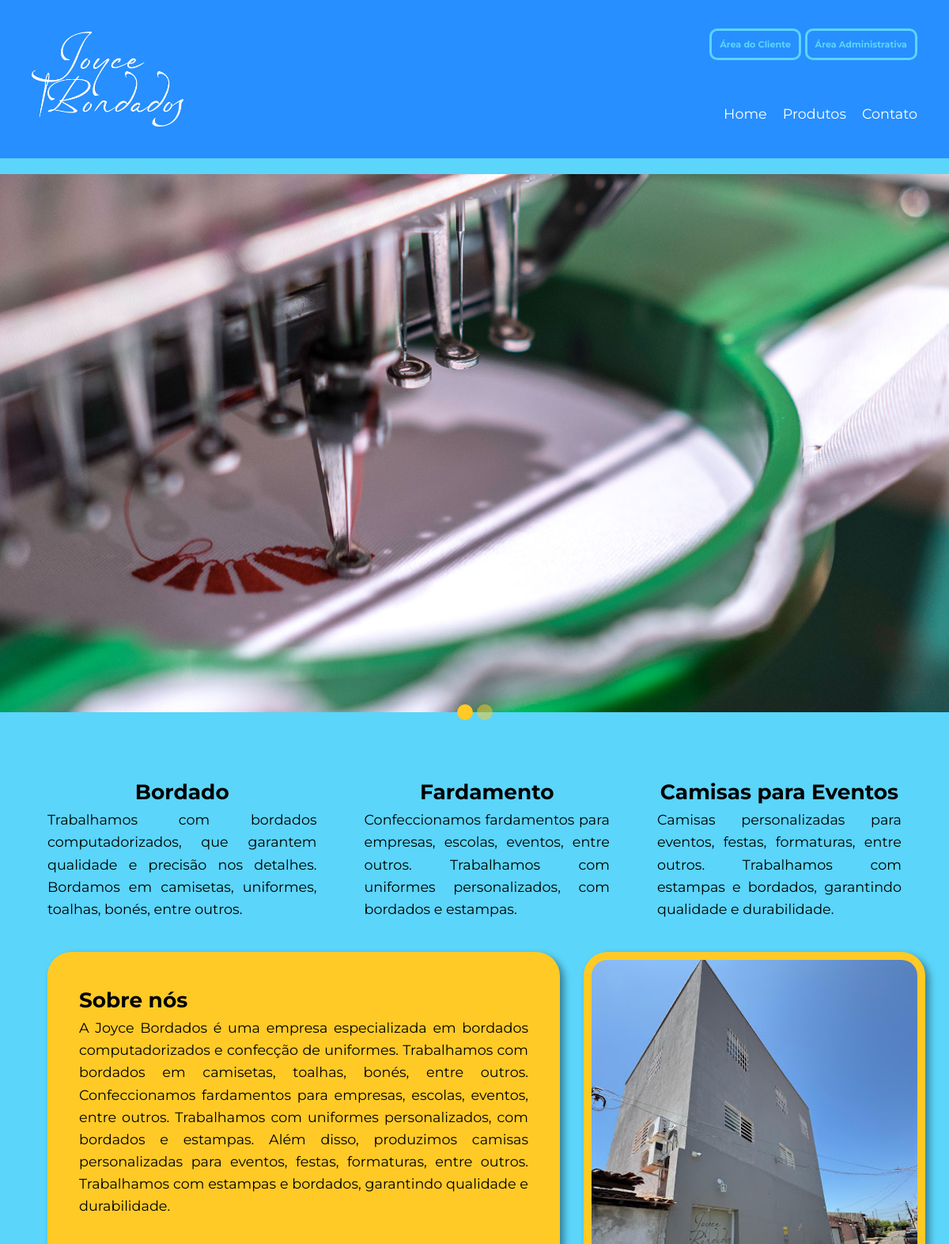
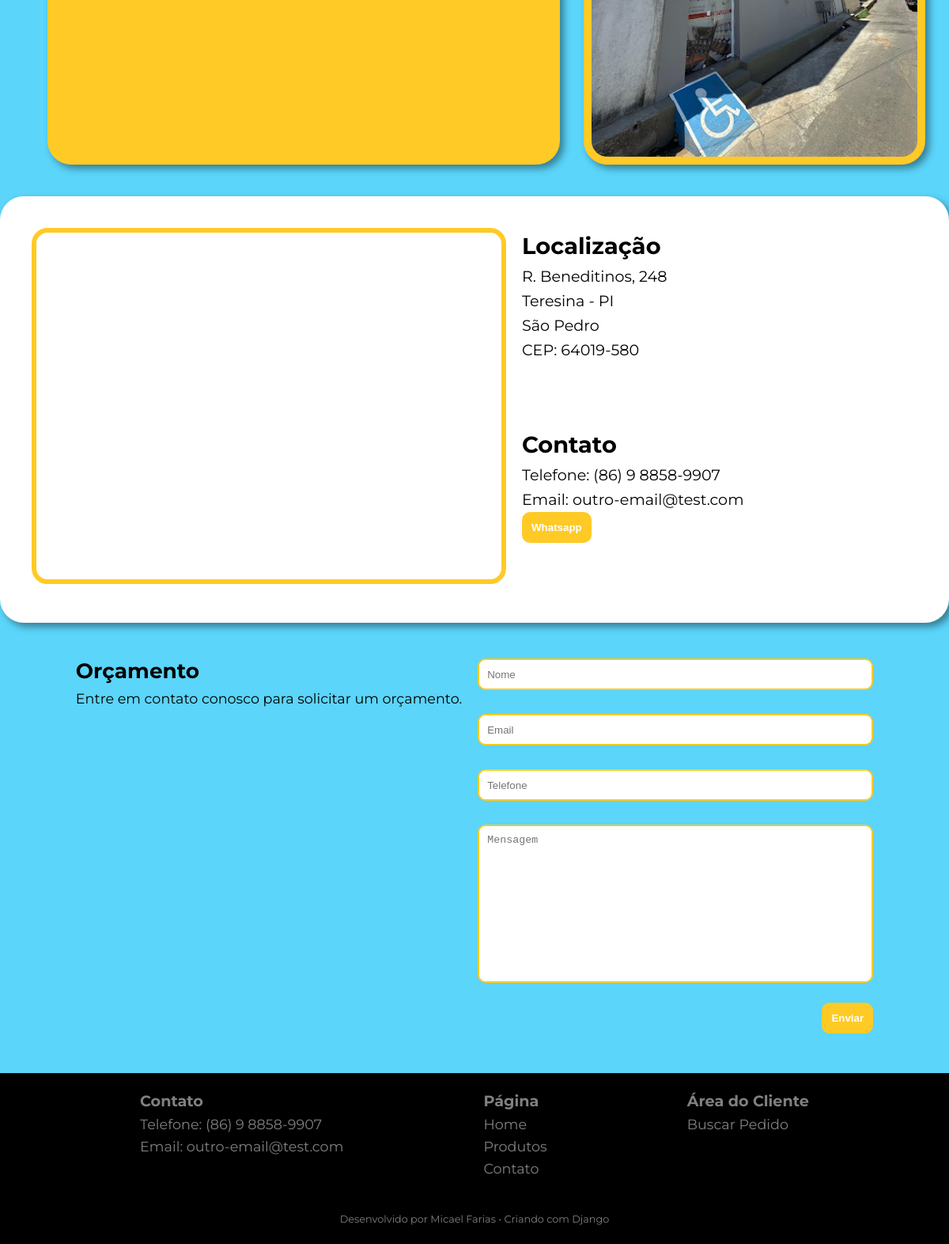
The page / on the database its author committed (2 pictures, top to bottom).
### empresa/models.py (models this page shows, shortened)
class Empresa(models.Model):
    nome = models.CharField(max_length=100)
    logo = models.ImageField(upload_to='logo', null=True, blank=True)
    sobre = models.TextField()
    foto_sobre = models.ImageField(
        upload_to='foto_sobre', null=True, blank=True)
    email = models.EmailField(max_length=100)
    telefone = models.CharField(max_length=15)
    endereco = models.CharField(max_length=100)
    bairro = models.CharField(max_length=50)
    cidade = models.CharField(max_length=100)
    estado = models.CharField(max_length=2)
    cep = models.CharField(max_length=9)

class FotosCarrossel(models.Model):
    empresa = models.ForeignKey(
        Empresa, on_delete=models.CASCADE, related_name="fotos_carrossel")
    foto = models.ImageField(upload_to='fotos_carrossel')

### joycebordados/views.py (the view)
# urls.py: path('', HomeView, name='home'),
def HomeView(request):
    dados = Empresa.objects.get(pk=1)
    fotos = dados.fotos_carrossel.all() if dados else []
    return render(request, 'joycebordados/index.html', context={'dados': dados, 'fotos': fotos,})

### joycebordados/templatetags/filtros.py (called while the page is built)
@register.filter
def formatar_telefone(telefone):
    telefone = str(telefone)  # Garantir que o telefone seja uma string
    return f"({telefone[:2]}) {telefone[2:3]} {telefone[3:7]}-{telefone[7:]}"

### joycebordados/templates/joycebordados/index.html (shortened to what this page needs)
{% extends 'global/base.html' %}
{% block main %}
  <div class="conteiner">
    {% include 'joycebordados/partial/carrossel.html' %}
    {% include 'joycebordados/partial/servicos.html' %}
    {% include 'joycebordados/partial/sobre.html' %}
    {% include 'joycebordados/partial/google.html' %}
    {% include 'joycebordados/partial/orcamento.html' %}
  </div>
{% endblock %}

### base_templates/global/partial/header.html
<div class="conteiner">
  <div class="img-logo">
      <a href="{% url 'joycebordados:home' %}">
      <img src="{{ dados.logo.url }}" alt="" />
    </a>
    </div>
  <div class="conteiner-acess">
    <div class="areas">
      <a href="#" onclick="showLog()">Área do Cliente</a>
      <a href="{% url "empresa:empresa" %}">Área Administrativa</a>
    </div>
    <nav class="nav">
      <a href="{% url 'joycebordados:home' %}">Home</a>
      <a href="#servicos">Produtos</a>
      <a href="#contato">Contato</a>
    </nav>
  </div>
</div>

### joycebordados/templates/joycebordados/partial/carrossel.html
{% load static %}
<div class="carrossel-conteiner">
  <div class="carrossel">
    {% for foto in fotos %}
      <img src="{{ foto.foto.url }}" alt="" />
    {% endfor %}
  </div>
  <div class="dots-carrossel">
    {% for i in fotos %}
      {% if forloop.counter0 == 0 %}
        <div class="dot active" onclick="changeSlide({{ forloop.counter0 }})"></div>
      {% else %}
        <div class="dot" onclick="changeSlide({{ forloop.counter0 }})"></div>
      {% endif %}
    {% endfor %}
  </div>
</div>

### joycebordados/templates/joycebordados/partial/sobre.html
{% load static %}
<div class="sobre-conteiner">
  <div class="sobre">
    <h2>Sobre nós</h2>
    <p>A Joyce Bordados é uma empresa especializada em bordados computadorizados e confecção de uniformes. Trabalhamos com bordados em camisetas, toalhas, bonés, entre outros. Confeccionamos fardamentos para empresas, escolas, eventos, entre outros. Trabalhamos com uniformes personalizados, com bordados e estampas. Além disso, produzimos camisas personalizadas para eventos, festas, formaturas, entre outros. Trabalhamos com estampas e bordados, garantindo qualidade e durabilidade.</p>
  </div>
  <div class="sobre-img">
    <img src="{{ dados.foto_sobre.url }}" alt="" />
  </div>
</div>

### joycebordados/templates/joycebordados/partial/google.html (shortened to what this page needs)
{% load filtros %}
<div class="google-conteiner" id="contato">
  <div class="map">
    <iframe src="https://www.google.com/maps/embed?pb=!1m18!1m12!1m3!1d1986.9497658272242!2d-42.80906013855407!3d-5.11988943484389!2m3!1f0!2f0!3f0!3m2!1i1024!2i768!4f13.1!3m3!1m2!1s0x78e37001ecd5bb9%3A0x7e997b96627a021!2sJoyce%20Bordados!5e0!3m2!1spt-BR!2sbr!4v1741400911774!5m2!1spt-BR!2sbr" width="600" height="450" allowfullscreen="" loading="lazy"></iframe>
  </div>
  <div class="localizacao">
    <h2>Localização</h2>
    <p>{{ dados.endereco }}</p>
    <p>{{ dados.cidade }} - {{ dados.estado }}</p>
    <p>{{ dados.bairro }}</p>
    <p>CEP: {{ dados.cep }}</p>
  </div>
  <div class="contato">
    <h2>Contato</h2>
    <p>Telefone: {{ dados.telefone|formatar_telefone }}</p>
    <p>Email: {{ dados.email }}</p>
    <a href="" target="_blank"><button>Whatsapp</button></a>
  </div>
</div>

### base_templates/global/partial/footer.html
{% load filtros %}
<div class="conteiner">
    <div class="nav-footer">
      <dl>
        <dt>Contato</dt>
        <dd>Telefone: {{ dados.telefone | formatar_telefone }}</dd>
        <dd>Email: {{ dados.email }}</dd>
      </dl>
      <dl>
        <dt>Página</dt>
        <dd><a href="{% url 'joycebordados:home' %}">Home</a></dd>
        <dd><a href="#servicos">Produtos</a></dd>
        <dd><a href="#contato">Contato</a></dd>
      </dl>
      <dl>
        <dt>Área do Cliente</dt>
        <dd><a href="#">Buscar Pedido</a></dd>
      </dl>
    </div>
    <div class="dev-create">
      <p>
        Desenvolvido por <a href="#">Micael Farias</a> • Criando com Django
      </p>
    </div>
  </div>

### static/global/css/style.css (style rules this page uses)
* { margin: 0; padding: 0; box-sizing: border-box; }
:root { --color-primary: #278FFF; --color-secondary: #FFCA26; --color-tertiary: #FF8E26; --color-quaternary: #5bd5fa; --color-quinary: #807553; --color-black: #000000; --color-white: #FFFFFF; --color-gray: #808080; --filtro-white: invert(1); --filtro-black: invert(0); --font-primary: Montserrat, sans-serif; }
html { height: 100vh; scroll-behavior: smooth; }
body { background-color: var(--color-quaternary); color: var(--color-black); font-size: 1.1rem; line-height: 1.6; font-family: var(--font-primary); font-weight: 400; overflow-x: hidden; display: grid; grid-template-rows: auto max-content auto; }
a { text-decoration: none; color: var(--color-black); }
header .conteiner { display: flex; align-items: center; justify-content: space-between; flex-flow: row nowrap; width: 100%; height: 200px; max-width: 1200px; margin: 0 auto; padding: 40px; }
.img-logo { height: 100%; justify-content: start; display: flex; align-items: center; }
.img-logo>a { height: 100%; }
.img-logo img { height: 100%; filter: var(--filtro-white); }
.conteiner-acess { height: 100%; display: flex; align-items: end; justify-content: space-between; flex-flow: column nowrap; width: 100%; background: var(--color-primary); }
.areas a { padding: 10px; border: var(--color-quaternary) 3px solid; border-radius: 10px; font-size: .7rem; font-weight: bold; color: var(--color-quaternary); }
.nav { display: flex; align-items: center; justify-content: end; flex-flow: row nowrap; gap: 20px; width: 100%; }
.nav a { color: var(--color-white); }
.nav a::after { content: ''; display: block; width: 0%; height: 2px; background: var(--color-secondary); transition: width .3s; }
main .conteiner { display: flex; align-items: center; justify-content: center; flex-flow: column nowrap; width: 100%; max-width: 1200px; margin: 0 auto; gap: 40px; }
.carrossel-conteiner { width: 100%; overflow: hidden; }
.carrossel { display: flex; align-items: center; flex-flow: row nowrap; width: 100%; aspect-ratio: 1200/720; transition: 1s; }
.carrossel img { width: 100%; height: 100%; object-fit: contain; aspect-ratio: 1200/720; }
.dots-carrossel { position: relative; display: flex; flex-flow: row nowrap; width: 100%; justify-content: center; top: -30px; gap: 5px; }
.dot { display: inline-block; width: 20px; height: 20px; border-radius: 50%; background: var(--color-secondary); opacity: .5; }
.dot.active { opacity: 1; }
.sobre-conteiner { display: grid; grid-template-columns: 60% 40%; align-items: stretch; justify-content: space-between; width: 90%; height: 100%; gap: 30px; }
.sobre, .sobre-img { background: var(--color-secondary); border-radius: 30px; padding: 10px; text-align: justify; box-shadow: 5px 5px 10px rgba(0, 0, 0, 0.411); }
.sobre { padding: 40px; }
.sobre-img { height: 100%; object-fit: cover; }
.sobre h2, .sobre p { color: var(--color-black); }
.sobre-img img { width: 100%; height: 100%; border-radius: 20px; }
.google-conteiner { display: grid; align-items: start; grid-template-columns: 1fr 1fr; justify-content: stretch; width: 100%; gap: 20px; font-size: 1.2rem; background: var(--color-white); border-radius: 30px; padding: 40px; box-shadow: 5px 5px 10px rgba(0, 0, 0, 0.411); }
.map { grid-row: span 2; }
.map iframe { border-radius: 20px; border: 6px solid var(--color-secondary); }
.contato { grid-column: 2; }
button { padding: 10px; border-radius: 10px; border: 2px solid var(--color-secondary); background: var(--color-secondary); color: var(--color-white); font-weight: bold; cursor: pointer; }
footer .conteiner { display: flex; align-items: center; justify-content: space-between; flex-flow: column nowrap; width: 100%; max-width: 1200px; margin: 0 auto; padding: 20px; gap: 40px; color: var(--color-gray); }
footer .conteiner a { color: var(--color-gray); }
.nav-footer { display: flex; align-items: start; justify-content: space-evenly; flex-flow: row nowrap; gap: 20px; width: 100%; }
.nav-footer dt { font-size: 1.2rem; font-weight: bold; }
.dev-create { display: flex; align-items: center; justify-content: center; flex-flow: row nowrap; gap: 20px; width: 100%; font-size: .8rem; }

### rows shown on the page
Empresa: logo (picture), foto_sobre (picture), endereco "R. Beneditinos, 248", cidade "Teresina", estado "PI", bairro "São Pedro", cep "64019-580", telefone "(86) 9 8858-9907", email "outro-email@test.com"
FotosCarrossel: foto (picture)
